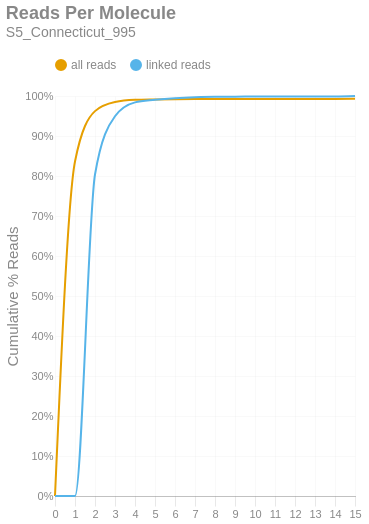

The notebook cell saved with this chart:
### Markdown cell above
### Reads per Molecule
This chart shows the cumulative distribution of the number of reads per linked molecule. That is, how many alignments are associated with a unique molecule. This excludes the number of reads associated with invalid or absent linked-read barcodes. The `linked` histogram is the percentages recalculated when disregarding singletons.

### Code cell
if SKIPLR:
    print_html(f"Skipped")
else:
    counts = np.bincount(valids['reads'].cast(pl.Int64).to_numpy())
    weighted = counts * np.arange(len(counts))
    all_perc = weighted / n_reads
    linked_perc = weighted / n_linked_reads
    linked_perc[1] = 0
    binned_df = pl.DataFrame({
        'readsper': list(range(len(counts))),
        'all reads (cumsum)': np.cumsum(all_perc).tolist(),
        'linked reads (cumsum)': np.cumsum(linked_perc).tolist(),
    })

    with SafeRender(binned_df):
        (
            density_plot(binned_df, 'Reads Per Molecule', samplename, 'readspmol')
            .encode(
                x=alt.X('readsper:O', title=None).axis(labelAngle=0).scale(padding=0),
                y=alt.Y('value:Q', title='Cumulative % Reads').axis(format='%').stack(False),
                color=alt.Color("key:N").scale(domain=["all reads", "linked reads"]),
                tooltip=[
                    alt.Tooltip("key:N", title="Data Type"),
                    alt.Tooltip("readsper:O", title="Reads Per Molecule"),
                    alt.Tooltip("value:Q", format=".2%", title="% Reads (Cum.)")
                ]            
            )
        ).display()

### Figure 1 — Vega-Lite specification as saved in the notebook (floating-point values rounded to 4 significant figures)
{"width": "container", "height": 400, "config": {"title": {"anchor": "start", "dy": -15, "fontSize": 18, "color": "#888888", "subtitleColor": "#888888", "subtitleFontSize": 14}, "arc": {"fill": "#0072B2"}, "axis": {"domainColor": "#888888", "domainWidth": 0.5, "gridWidth": 0.2, "grid": false, "titleFontWeight": 400, "titleFontSize": 15, "labelFontSize": 11, "labelColor": "#888888", "tickColor": "#888888", "tickWidth": 0.2, "titleColor": "#888888"}, "axisBand": {"grid": false}, "axisX": {"grid": true, "tickSize": 10, "domainCap": "round"}, "axisY": {"domain": false, "grid": true, "tickSize": 0, "domainCap": "round"}, "background": "transparent", "header": {"labelFontSize": 15, "labelColor": "#888888", "titleFontSize": 15, "titleFontWeight": 600, "titleColor": "#888888"}, "legend": {"labelFont": "sans-serif", "labelFontSize": 12, "labelColor": "#888888", "symbolSize": 100, "symbolType": "circle", "titleFontSize": 12, "titlePadding": 10, "titleColor": "#888888", "title": null, "orient": "top"}, "range": {"category": ["#E69F00", "#56B4E9", "#009E73", "#F0E442", "#0072B2", "#D55E00", "#CC79A7", "#000000"], "diverging": ["#cfe8f3", "#a2d4ec", "#73bfe2", "#46abdb", "#1696d2", "#12719e"]}, "area": {"fill": "#0072B2", "fillOpacity": 0.7, "line": true, "strokeOpacity": 0.7}, "line": {"color": "#0072B2", "stroke": "#0072B2", "strokeWidth": 2}, "trail": {"color": "#0072B2", "stroke": "#0072B2", "strokeWidth": 0, "size": 1}, "point": {"filled": true, "fillOpacity": 1.0, "size": 95}, "text": {"color": "#888888", "fontSize": 11, "align": "right", "fontWeight": 400, "size": 11}, "bar": {"fill": "#0072B2", "stroke": null}, "view": {"stroke": null, "continuousWidth": 660, "continuousHeight": 400}}, "data": {"name": "data-87c67c3a63c8820686ac49a273f51364"}, "mark": {"type": "line", "interpolate": "monotone", "point": {"opacity": 0, "size": 275}}, "encoding": {"color": {"field": "key", "scale": {"domain": ["all reads", "linked reads"]}, "type": "nominal"}, "tooltip": [{"field": "key", "title": "Data Type", "type": "nominal"}, {"field": "readsper", "title": "Reads Per Molecule", "type": "ordinal"}, {"field": "value", "format": ".2%", "title": "% Reads (Cum.)", "type": "quantitative"}], "x": {"axis": {"labelAngle": 0}, "field": "readsper", "scale": {"padding": 0}, "title": null, "type": "ordinal"}, "y": {"axis": {"format": "%"}, "field": "value", "stack": false, "title": "Cumulative % Reads", "type": "quantitative"}}, "params": [{"name": "param_c36ac31b6afebe62", "select": {"type": "point", "fields": ["key"]}, "bind": "legend"}], "title": {"text": "Reads Per Molecule", "subtitle": "S5_Connecticut_995"}, "transform": [{"fold": ["all reads (cumsum)", "linked reads (cumsum)"]}, {"calculate": "replace(datum.key, ' (cumsum)', '')", "as": "key"}, {"filter": {"param": "param_c36ac31b6afebe62"}}], "usermeta": {"embedOptions": {"downloadFileName": "S5_Connecticut_995.readspmol"}}, "$schema": "https://vega.github.io/schema/vega-lite/v6.1.0.json", "datasets": {"data-87c67c3a63c8820686ac49a273f51364": [{"readsper": 0, "all reads (cumsum)": 0.0, "linked reads (cumsum)": 0.0}, {"readsper": 1, "all reads (cumsum)": 0.8362, "linked reads (cumsum)": 0.0}, {"readsper": 2, "all reads (cumsum)": 0.9622, "linked reads (cumsum)": 0.8038}, {"readsper": 3, "all reads (cumsum)": 0.985, "linked reads (cumsum)": 0.9493}, {"readsper": 4, "all reads (cumsum)": 0.9904, "linked reads (cumsum)": 0.984}, {"readsper": 5, "all reads (cumsum)": 0.9914, "linked reads (cumsum)": 0.9904}, {"readsper": 6, "all reads (cumsum)": 0.9921, "linked reads (cumsum)": 0.9946}, {"readsper": 7, "all reads (cumsum)": 0.9925, "linked reads (cumsum)": 0.9971}, {"readsper": 8, "all reads (cumsum)": 0.9926, "linked reads (cumsum)": 0.9982}, {"readsper": 9, "all reads (cumsum)": 0.9926, "linked reads (cumsum)": 0.9982}, {"readsper": 10, "all reads (cumsum)": 0.9927, "linked reads (cumsum)": 0.9989}, {"readsper": 11, "all reads (cumsum)": 0.9927, "linked reads (cumsum)": 0.9989}, {"readsper": 12, "all reads (cumsum)": 0.9927, "linked reads (cumsum)": 0.9989}, {"readsper": 13, "all reads (cumsum)": 0.9927, "linked reads (cumsum)": 0.9989}, {"readsper": 14, "all reads (cumsum)": 0.9927, "linked reads (cumsum)": 0.9989}, {"readsper": 15, "all reads (cumsum)": 0.9929, "linked reads (cumsum)": 1.0}]}}
